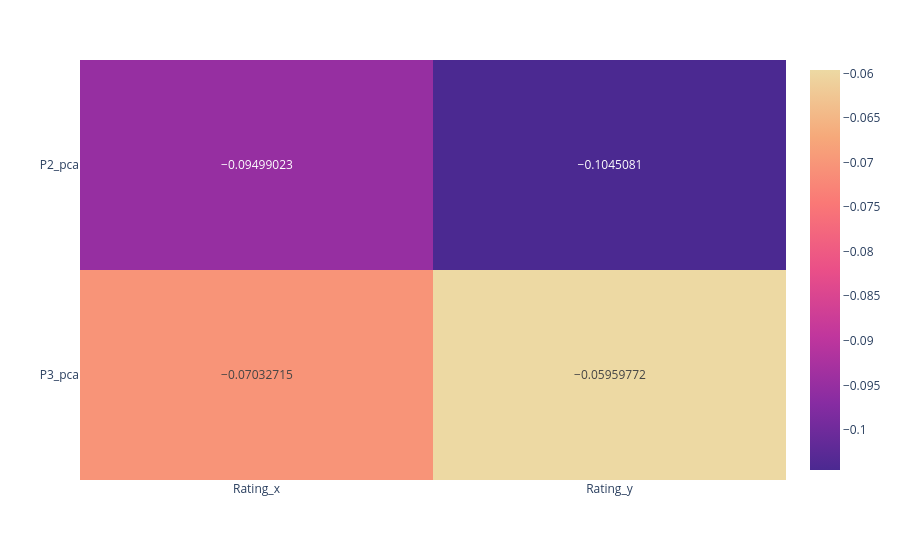

Notebook cell for this chart:
### Code cell
fig_corr

### Figure 1 — Plotly figure (JSON) as saved in the notebook; plotly's stock layout.template omitted (floating-point values rounded to 4 significant figures)
{"data": [{"coloraxis": "coloraxis", "hovertemplate": "x: %{x}<br>y: %{y}<br>color: %{z}<extra></extra>", "name": "0", "texttemplate": "%{z}", "type": "heatmap", "x": ["Rating_x", "Rating_y"], "xaxis": "x", "y": ["P2_pca", "P3_pca"], "yaxis": "y", "z": [[-0.09499, -0.1045], [-0.07033, -0.0596]]}], "layout": {"coloraxis": {"colorscale": [[0, "rgb(75, 41, 145)"], [0.1667, "rgb(135, 44, 162)"], [0.3333, "rgb(192, 54, 157)"], [0.5, "rgb(234, 79, 136)"], [0.6667, "rgb(250, 120, 118)"], [0.8333, "rgb(246, 169, 122)"], [1, "rgb(237, 217, 163)"]]}, "margin": {"t": 60}, "xaxis": {"anchor": "y", "domain": [0, 1]}, "yaxis": {"anchor": "x", "autorange": "reversed", "domain": [0, 1]}}}
